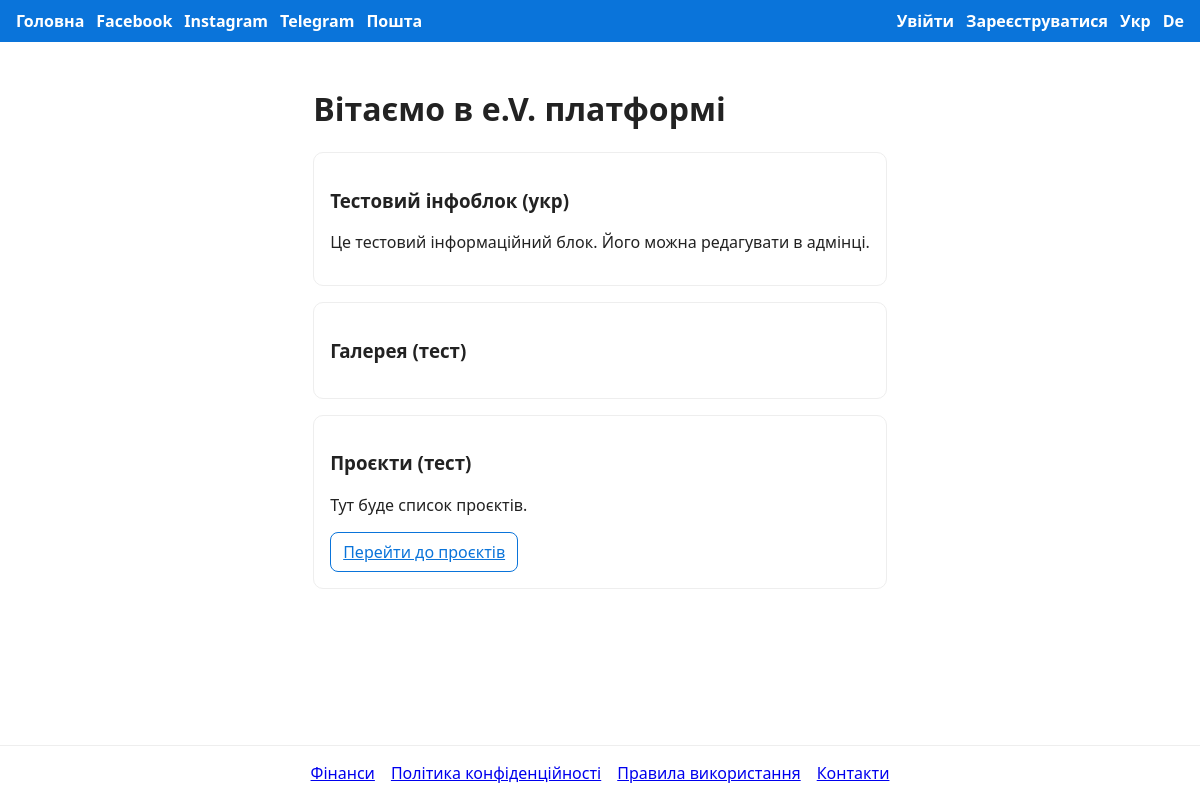
The page / on the database its author committed.
### app/models/content.py (models this page shows)
class ContentBlock(Base):
	__tablename__ = "content_blocks"
	id: Mapped[int] = mapped_column(Integer, primary_key=True)
	block_type: Mapped[str] = mapped_column(String(32), nullable=False)  # info/gallery/projects
	title_uk: Mapped[str] = mapped_column(String(255), default="")
	title_de: Mapped[str] = mapped_column(String(255), default="")
	body_uk: Mapped[str] = mapped_column(Text, default="")
	body_de: Mapped[str] = mapped_column(Text, default="")
	images = relationship("GalleryImage", back_populates="block", cascade="all, delete-orphan")

### app/routes/public.py (the view)
@public_bp.route("/")
def index():
	session = db_session()
	try:
		blocks = session.query(ContentBlock).options(joinedload(ContentBlock.images)).all()
		return render_template("index.html", blocks=blocks, t=t, g=g)
	finally:
		session.close()

### app/services/db.py (called while the page is built)
def db_session():
	return SessionFactory()

### app/services/i18n.py (called while the page is built)
def init_babel_like(app):
	@app.before_request
	def set_lang():
		lang = request.args.get("lang")
		if lang in SUPPORTED_LANGS:
			session["lang"] = lang
		g.lang = session.get("lang", "uk")

def t(g, uk_text, de_text):
	return uk_text if getattr(g, "lang", "uk") == "uk" else de_text

### app/templates/index.html (shortened to what this page needs)
{% extends "base.html" %}
{% block content %}
  <h1>Вітаємо в e.V. платформі</h1>
  <div class="blocks">
    {% for b in blocks %}
      {% if b.block_type == 'info' %}
        <section class="block info">
          <h3>{{ t(g, b.title_uk, b.title_de) }}</h3>
          <p>{{ t(g, b.body_uk, b.body_de) }}</p>
        </section>
      {% elif b.block_type == 'gallery' %}
        <section class="block gallery">
          <h3>{{ t(g, b.title_uk, b.title_de) }}</h3>
        </section>
      {% elif b.block_type == 'projects' %}
        <section class="block projects">
          <h3>{{ t(g, b.title_uk, b.title_de) }}</h3>
          <p>{{ t(g, b.body_uk, b.body_de) }}</p>
          <a class="btn" href="{{ url_for('dashboard.home') }}">Перейти до проєктів</a>
        </section>
      {% endif %}
    {% endfor %}
  </div>
{% endblock %}

### app/templates/base.html (shortened to what this page needs)
<!doctype html>
<html lang="{{ g.lang or 'uk' }}">
<head>
  <link rel="stylesheet" href="{{ url_for('static', filename='css/styles.css') }}">
</head>
<body>
  {% include "partials/navbar.html" %}
  <main class="container">
    {% block content %}{% endblock %}
  </main>
  {% include "partials/footer.html" %}
</body>
</html>

### app/templates/partials/navbar.html (shortened to what this page needs)
<header class="header">
  <nav class="nav">
    <a href="{{ url_for('public.index') }}">Головна</a>
    <a href="https://facebook.com" target="_blank">Facebook</a>
    <a href="https://instagram.com" target="_blank">Instagram</a>
    <a href="https://t.me" target="_blank">Telegram</a>
    <a href="mailto:info@example.com">Пошта</a>
    {% if current_user.is_authenticated %}
      <a href="{{ url_for('dashboard.home') }}">Кабінет</a>
      <a href="{{ url_for('auth.logout') }}">Вийти</a>
    {% else %}
      <a href="{{ url_for('auth.login') }}">Увійти</a>
      <a href="{{ url_for('auth.register') }}">Зареєструватися</a>
    {% endif %}
    <a href="{{ request.path }}?lang=uk">Укр</a>
    <a href="{{ request.path }}?lang=de">De</a>
  </nav>
</header>

### app/templates/partials/footer.html
<footer class="footer">
  <a href="{{ url_for('public.public_finance') }}">Фінанси</a>
  <a href="{{ url_for('public.privacy') }}">Політика конфіденційності</a>
  <a href="{{ url_for('public.terms') }}">Правила використання</a>
  <a href="{{ url_for('public.contacts') }}">Контакти</a>
</footer>

### app/static/css/styles.css (style rules this page uses)
html, body { height: 100%; margin:0; padding:0; }
body { min-height:100vh; display:flex; flex-direction:column; font-family:system-ui, -apple-system, Segoe UI, Roboto, Ubuntu, "Helvetica Neue", Arial; color:#222; }
.header { background:#0a74da; color:#fff; }
.nav { display:flex; gap:12px; padding:10px 16px; align-items:center; }
.nav a { color:#fff; text-decoration:none; font-weight:600; }
.container { max-width:1000px; margin:24px auto; padding:0 16px; flex:1 0 auto; }
.footer { display:flex; gap:16px; padding:16px; justify-content:center; border-top:1px solid #eee; flex-shrink:0; }
.blocks { display:grid; gap:16px; }
.block { border:1px solid #eee; border-radius:10px; padding:16px; background:#fff; }
.btn { display:inline-block; padding:8px 12px; border:1px solid #0a74da; color:#0a74da; border-radius:8px; background:#fff; cursor:pointer; }

### rows shown on the page
ContentBlock: title_uk+title_de "Тестовий інфоблок (укр)", body_uk+body_de "Це тестовий інформаційний блок. Його можна редагувати в адмінці."
ContentBlock: title_uk+title_de "Галерея (тест)"
ContentBlock: title_uk+title_de "Проєкти (тест)", body_uk+body_de "Тут буде список проєктів."
